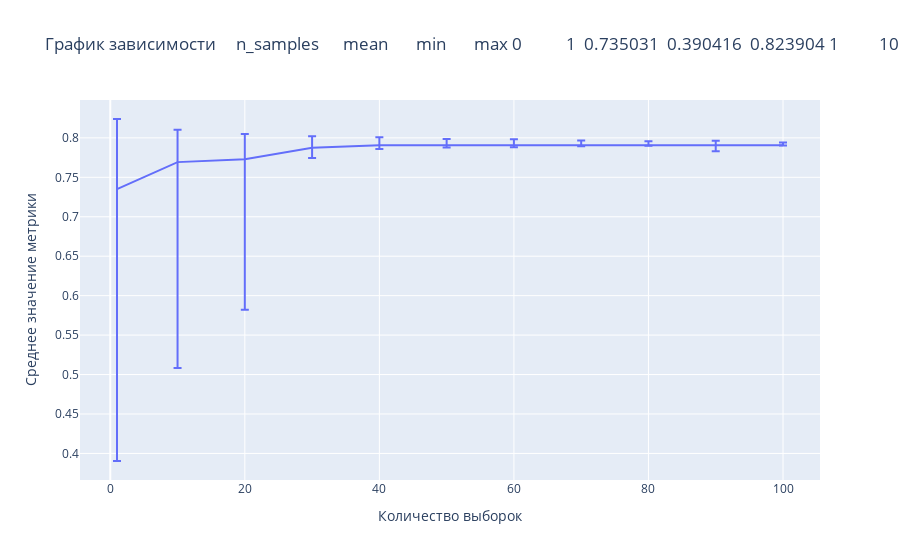

Here is the notebook cell this chart was saved with:
### Code cell
draw_plotly_plot(df, 'ci_test')

### Figure 1 — Plotly figure (JSON) as saved in the notebook; plotly's stock layout.template omitted (floating-point values rounded to 4 significant figures)
{"data": [{"error_y": {"array": [0.08887, 0.04106, 0.03184, 0.01465, 0.01012, 0.007952, 0.00766, 0.005861, 0.004845, 0.005812, 0.003245], "arrayminus": [0.3446, 0.2609, 0.1909, 0.013, 0.004761, 0.00264, 0.002427, 0.001231, 0.0008705, 0.007317, 0.00061]}, "hovertemplate": "Количество выборок=%{x}<br>Среднее значение метрики=%{y}<extra></extra>", "legendgroup": "", "line": {"color": "#636efa", "dash": "solid"}, "marker": {"symbol": "circle"}, "mode": "lines", "name": "", "orientation": "v", "showlegend": false, "type": "scatter", "x": [1, 10, 20, 30, 40, 50, 60, 70, 80, 90, 100], "xaxis": "x", "y": [0.735, 0.7692, 0.773, 0.7875, 0.7906, 0.7905, 0.7905, 0.7907, 0.7908, 0.7905, 0.7908], "yaxis": "y"}], "layout": {"autosize": true, "legend": {"tracegroupgap": 0}, "title": {"text": "График зависимости     n_samples      mean       min       max\n0           1  0.735031  0.390416  0.823904\n1          10  0.769245  0.508337  0.810301\n2          20  0.772957  0.582032  0.804802\n3          30  0.787528  0.774531  0.802180\n4          40  0.790582  0.785822  0.800705\n5          50  0.790549  0.787909  0.798501\n6          60  0.790509  0.788082  0.798168\n7          70  0.790654  0.789422  0.796515\n8          80  0.790782  0.789912  0.795627\n9          90  0.790498  0.783181  0.796311\n10        100  0.790788  0.790178  0.794033 от n_samples"}, "xaxis": {"anchor": "y", "autorange": true, "domain": [0, 1], "range": [-4.5, 105.5], "title": {"text": "Количество выборок"}, "type": "linear"}, "yaxis": {"anchor": "x", "autorange": true, "domain": [0, 1], "range": [0.3663, 0.848], "title": {"text": "Среднее значение метрики"}, "type": "linear"}}}
